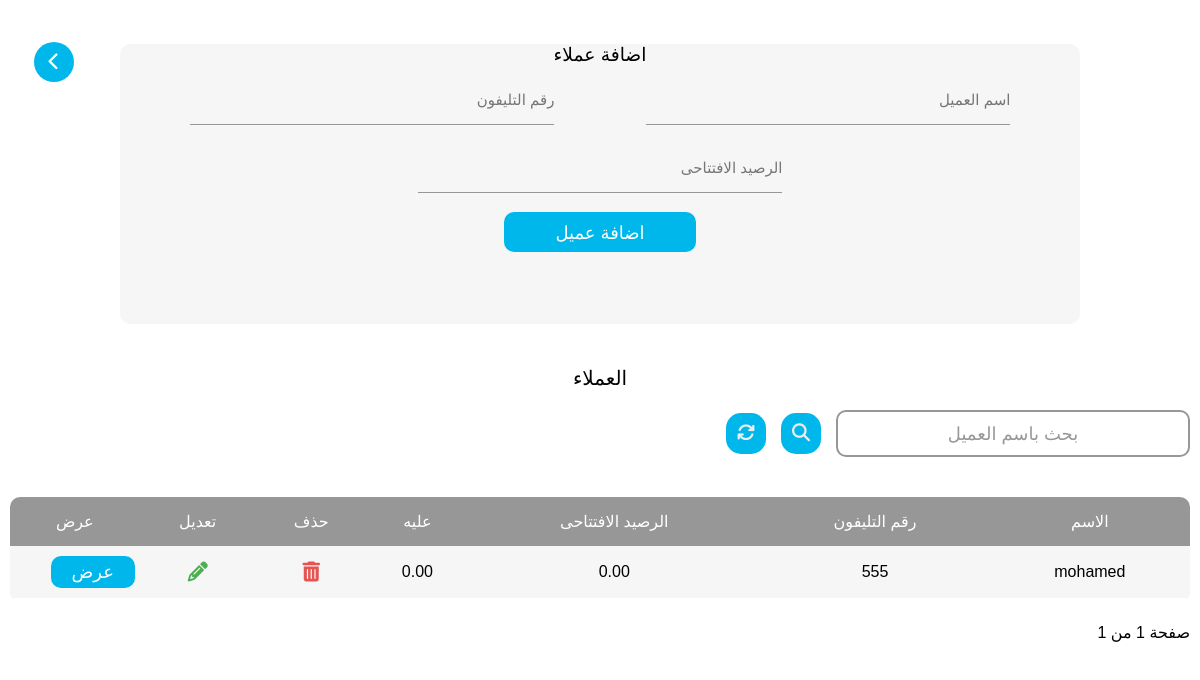
The page /clients (signed in) on the database as committed earlier.
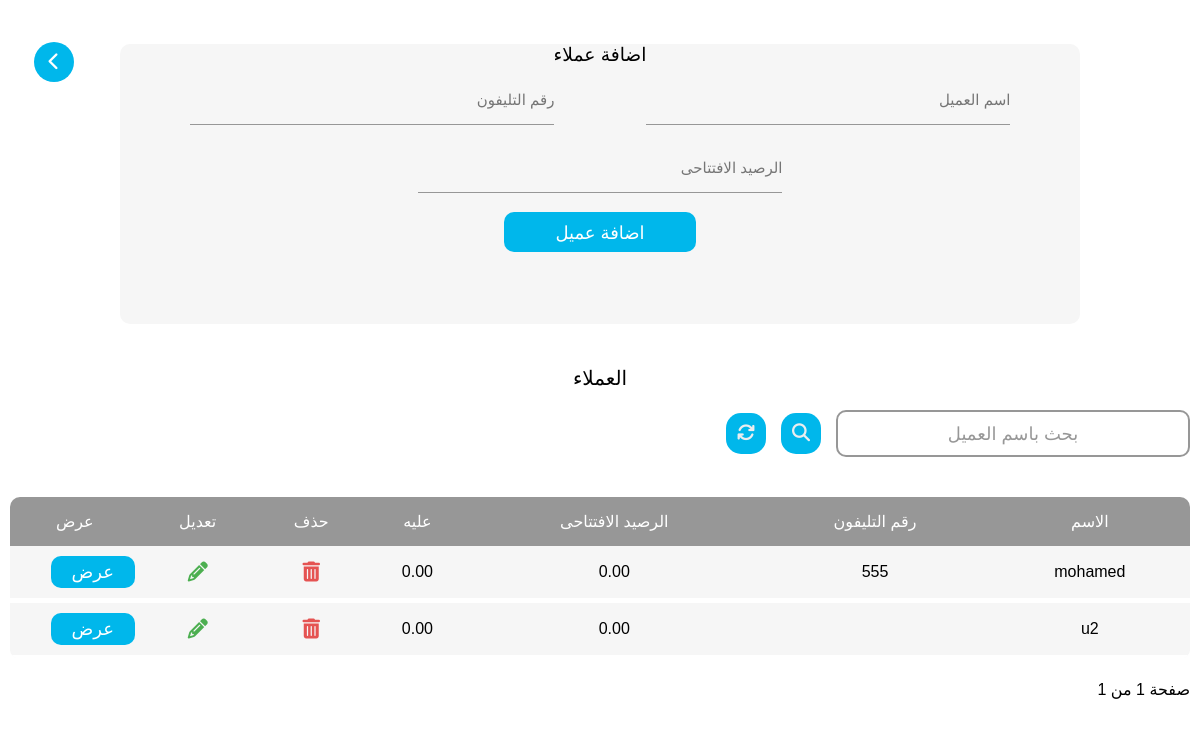
The same page on the database as committed later.
### user/models.py (models this page shows)
class Client(models.Model):
    name = models.CharField(max_length=100,blank=True, null=True)
    phone = models.CharField(max_length=100, blank=True, null=True)
    opening_balance = models.DecimalField(max_digits=15, decimal_places=2, blank=True, null=True)
    notes = models.CharField(max_length=100, blank=True, null=True)
    @property
    def rest(self):
        total_remain = self.sale_set.aggregate(models.Sum('remain'))['remain__sum'] or 0
        return total_remain + self.opening_balance

### user/views.py (the view)
# urls.py: path('clients',views.clients, name='clients' ),
@login_required(login_url="login")
def clients(request):
    page = request.GET.get('page')
    client_list = paginate(Client.objects.all(), page, per_page=20)
    if "addClient" in request.POST:
        return _handle_add_client(request)
    if 'search' in request.POST:
        search_input = request.POST.get('searchInput')
        client_list = list(Client.objects.filter(Q(name__icontains=search_input)))
    return render(request, "clients.html", {"clients": client_list})

### user/views.py (called while the page is built)
def paginate(queryset, page, per_page=20):
    paginator = Paginator(queryset, per_page)
    try:
        return paginator.page(page)
    except PageNotAnInteger:
        return paginator.page(1)
    except EmptyPage:
        return paginator.page(paginator.num_pages)

### templates/clients.html (shortened to what the changed rows need)
{% load static %}
<!DOCTYPE html>
<html lang="en">
<head>
    <link rel="stylesheet" href=" {% static "css/style.css" %} ">
    <link rel="stylesheet" href=" {% static "css/all.min.css" %} ">
    <link rel="stylesheet" href=" {% static "css/fontawesome.min.css" %} ">
</head>
<body>
    <div class="backcon">
        <div class="leftcon" style="width: 100%;">
            <div class="status">
                <h2>العملاء</h2>
                <div style="width: 100%; overflow: scroll; height: fit-content;">
            {% if clients %}
                    <table class="sellstable">
                        <thead>
                            <tr>
                                <th>الاسم</th>
                                <th>رقم التليفون</th>
                                <th>الرصيد الافتتاحى</th>
                                <th>عليه</th>
                                <th>حذف</th>
                                <th>تعديل</th>
                                <th>عرض</th>
                            </tr>
                        </thead>
                        <tbody>
                            {% for client in clients %}
                            {% if client.name != "-" %}
                            <tr>
                                <td>{{client.name}}</td>
                                <td>{{client.phone}}</td>
                                <td>{{client.opening_balance}}</td>
                                <td>{{client.rest}}</td>
                                <td><button class="sellsdel" id="sellsdel" metadata='
                                    <form method="post" action="{% url "clientDelete" client.id %}" style="width: 100%;display: flex;align-items: center;justify-content: center;flex-direction: column;">
                                        {% csrf_token %}
                                        <div class="addsell" style="padding: 20px;flex-direction:column;">
                                            <h3 style="color:#3D4B64;">حذف العميل</h3>
                                            <h3 style="color:#FF0000;">"حذف العميل سيؤدى الى حذف جميع المتعلقات بها"</h3>
                                            <br>
                                            <i class="fa-regular fa-trash-can" style="color: #ff3333;font-size: 100px;"></i>
                                            <br>
                                        </div>
                                        <button name="clientDelete" class="sellbtn">حذف</button>
                                    </form>
                                    '><i class="fa-solid fa-trash-can"></i></button></td>
                                <td><button class="sellsup" id="sellsup" metadata='
                                    <form method="post" action="{% url "clientUpdate" client.id %}" style="width: 100%;display: flex;align-items: center;justify-content: center;flex-direction: column;">
                                        {% csrf_token %}
                                        <h3 style="color:#3D4B64;">تعديل عميل</h3>
                                        <div class="addsell">
                                            <div class="wraper" style="width: 20%;">
                                            <div class="second">
                                                <input value="{{client.name}}"  name="name" type="text" id="search_bar" class="search_bar" required>
                                                <span>الاسم</span>
                                            </div>
                                        </div>
                                        <div class="wraper" style="width: 20%;">
                                            <div class="second">
                                                <input value="{{client.phone}}"  name="phone" type="number" id="search_bar" class="search_bar" >
                                                <span>رقم التليفون</span>
                                            </div>
                                        </div>
                                        <div class="wraper" style="width: 20%;">
                                            <div class="second">
                                                <input value="{{client.opening_balance}}"  min="0" name="opening_balance" type="number" id="search_bar" class="search_bar" required>
                                                <span>الرصيد الافتتاحى</span>
                                            </div>
                                        </div>
                                    </div>
                                    <button name="clientUpdate" class="sellbtn">تعديل</button>
                                </form>
                                '><i class="fa-solid fa-pencil"></i></button></td>
                                <td><a href="{% url "clientpage" client.id %}" class="sellprod" style="text-decoration: none;">عرض</a></td>
                                </tr>
                                {% endif %}
                                {% endfor %}
                            </tbody>
                        </table>
                        {% else %}
                        <h2 style="width: 100%;text-align: center;color: #303C54;margin-bottom: 20px;">لا يوجد عملاء</h2>
                        {% endif %}
                    </div>
            </div>
            </div>
    </div>
</body>
</html>

Rows that differ between the two databases and show on the page:
added Client: name "u2", opening_balance "0.00", rest "0.00"
